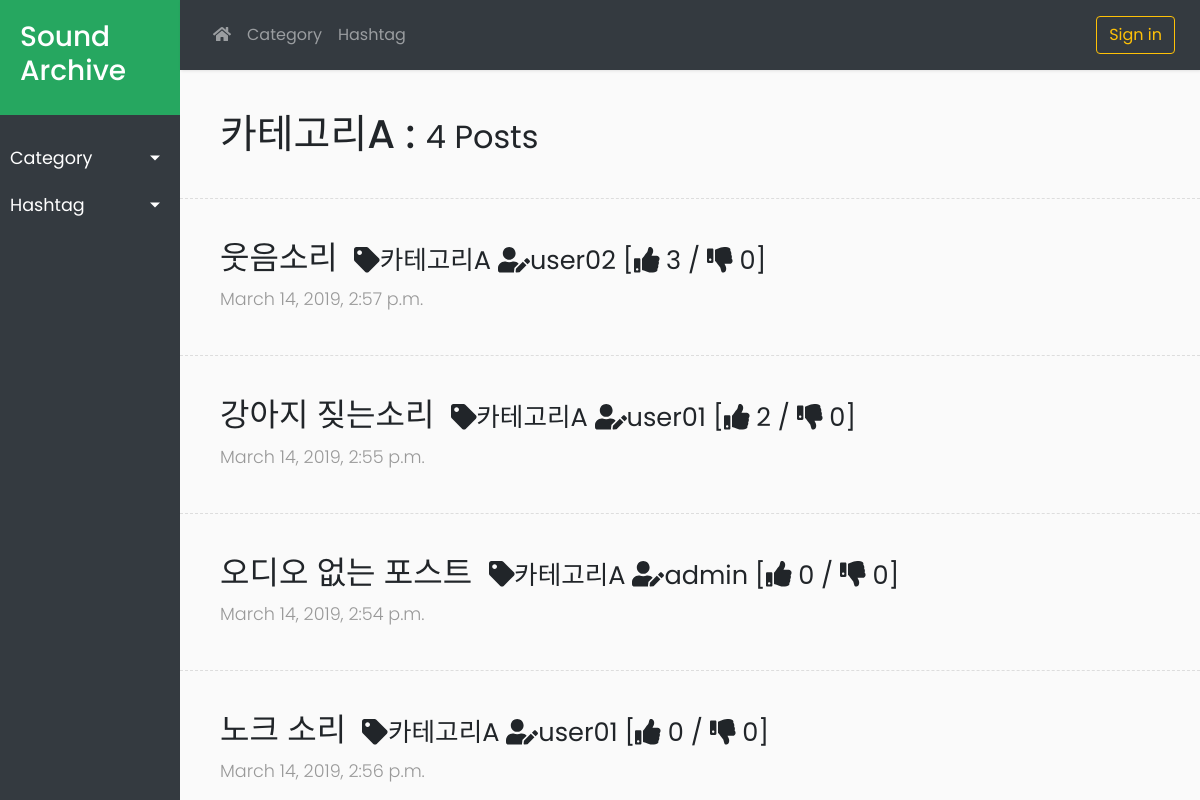
Before: /board/1/ with the older database file.
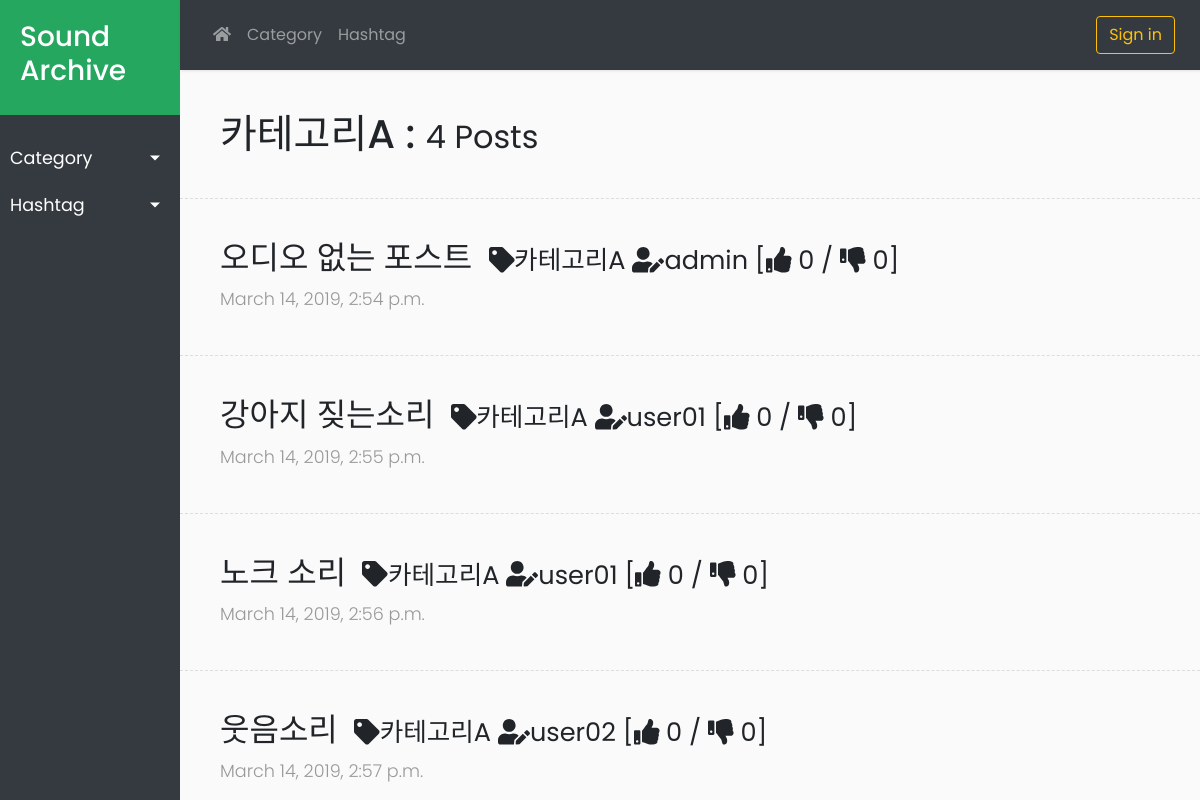
After: the same page with the newer database file.
### board/models.py (models this page shows, shortened)
class Post(models.Model):
    author = models.ForeignKey('auth.User', related_name='posts', on_delete=models.CASCADE)
    category = models.ForeignKey('board.Category', related_name='posts', default=0, on_delete=models.CASCADE)
    title = models.CharField(max_length=100)
    text = models.TextField()
    audio_file = models.FileField(blank=True, upload_to=upload_audio)
    created_date = models.DateTimeField(default=timezone.localtime)
    published_date = models.DateTimeField(blank=True, null=True)
    like = models.IntegerField(default=0)
    dislike = models.IntegerField(default=0)
    like_list = models.TextField(blank=True)
    dislike_list = models.TextField(blank=True)
    tag_list = models.TextField(blank=True)

class Category(models.Model):
    name = models.CharField(max_length=100)
    post_count = models.IntegerField(default=0)
    def refresh_count(self):
        posts = Post.objects.filter(category__exact=self.id)
        self.post_count = len(posts)
        self.save()
    def __str__(self):
        return self.name

### board/views.py (the view)
# urls.py: path('', views.post_list, name='home'),
def post_list(request, pk=0, tag=''):
    categories = Category.objects.all().order_by('id')
    for c in categories :
        c.refresh_count()
    tags = Tag.objects.all().order_by('id')
    for t in tags :
        t.refresh_count()
    if pk and not tag:
        selected_category = Category.objects.get(id__exact=pk)
        selected_tag = ''
        posts = Post.objects.filter(category__exact=selected_category).order_by('-like')
    elif tag:
        selected_category = 0
        selected_tag = Tag.objects.get(name__exact=tag)
        posts = selected_tag.get_posts()
    else:
        selected_category = 0
        selected_tag = ''
        posts = Post.objects.all().order_by('-created_date')
    return render(request, 'board/post_list.html', {
            'posts': posts,
            'categories': categories,
            'tags': tags,
            'selected_category': selected_category,
            'selected_tag': selected_tag})

### board/templates/board/post_list.html (shortened to what this page needs)
{% extends 'board/base2.html' %}
{% block sidebar %}
    <li>
        <a href="#catSubmenu" data-toggle="collapse" aria-expanded="false" class="dropdown-toggle">Category</a>
    </li>
    <li>
        <a href="#tagSubmenu" data-toggle="collapse" aria-expanded="false" class="dropdown-toggle">Hashtag</a>
    </li>
{% endblock %}
{% block topnav %}
    <li class="nav-item dropdown">
        <a class="nav-link dropdown-toggle-split" href="#" id="dropdown1" data-toggle="dropdown" aria-haspopup="true" aria-expanded="false">Category</a>
    </li>
    <li class="nav-item dropdown">
        <a class="nav-link dropdown-toggle-split" href="#" id="dropdown2" data-toggle="dropdown" aria-haspopup="true" aria-expanded="false">Hashtag</a>
    </li>
{% endblock %}
{% block content %}
    <div class="post">
        {% if selected_category %}
            <h1>{{ selected_category.name }} : <small> {{ posts|length }} Posts</small></h1>
        {% elif selected_tag %}
            <h1>#{{ selected_tag }} : <small> {{ posts|length }} Posts</small></h1>
        {% else %}
            <h1>SoundArchive : <small> {{ posts|length }} Posts total</small></h1>
        {% endif %}
    </div>
    {% for post in posts %}
        <div class="line"></div>
        <div class="post">
            <h2>
                <a class="mr-2" href="{% url 'board:post_detail' pk=post.pk %}">{{ post.title }}</a>
                <small><i class="fas fa-tag"></i>{{ post.category }}  <i class="fas fa-user-edit"></i>{{ post.author }} [<i class="fas fa-thumbs-up"></i> {{ post.like }} / <i class="fas fa-thumbs-down"></i> {{ post.dislike }}] </small>
            </h2>
            <p><span class="date">{{ post.created_date }}</span></p>
        </div>
    {% endfor %}
{% endblock %}

Changed rows visible on the page:
changed Post "오디오 없는 포스트": moves up the list
changed Post "강아지 짖는소리": like "2" → "0"; moves down the list
changed Post "노크 소리": moves up the list
changed Post "웃음소리": like "3" → "0"
